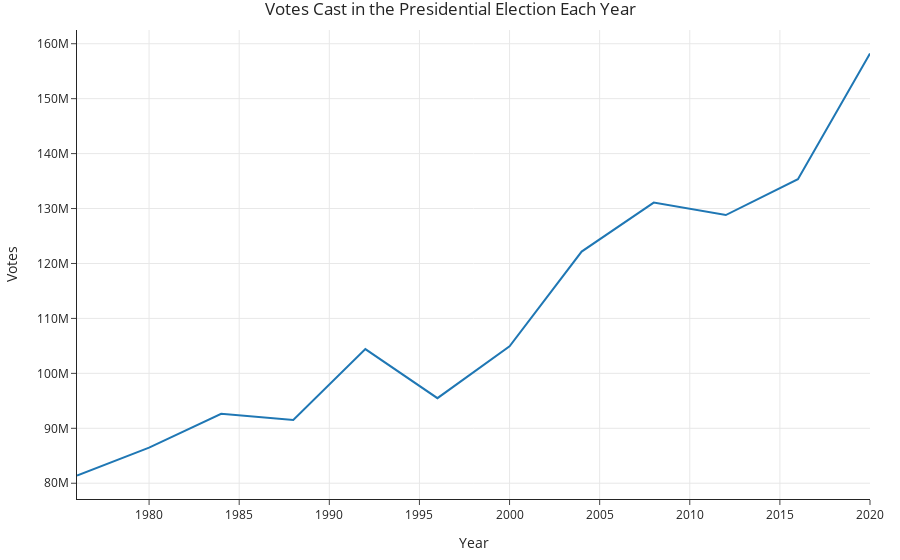

The notebook cell saved with this chart:
### Markdown cell above
If you answered Question 1.2 correctly, then below, you should see a line chart depicting the number of votes cast each `'year'`.

### Code cell
(
    votes_per_year
    .plot(kind='line', title='Votes Cast in the Presidential Election Each Year')
    .update_layout(xaxis_title='Year', yaxis_title='Votes', showlegend=False)
)

### Figure 1 — Plotly figure (JSON) as saved in the notebook; plotly's stock layout.template omitted (floating-point values rounded to 4 significant figures)
{"data": [{"hovertemplate": "variable=votes<br>year=%{x}<br>value=%{y}<extra></extra>", "legendgroup": "votes", "line": {"color": "#1F77B4", "dash": "solid"}, "marker": {"symbol": "circle"}, "mode": "lines", "name": "votes", "orientation": "v", "showlegend": true, "type": "scatter", "x": [1976, 1980, 1984, 1988, 1992, 1996, 2000, 2004, 2008, 2012, 2016, 2020], "xaxis": "x", "y": [81400304, 86477435, 92640132, 91496698, 104418327, 95486860, 104911114, 122161457, 131090435, 128811137, 135344878, 158228801], "yaxis": "y"}], "layout": {"legend": {"title": {"text": "variable"}, "tracegroupgap": 0}, "showlegend": false, "title": {"text": "Votes Cast in the Presidential Election Each Year"}, "xaxis": {"anchor": "y", "domain": [0, 1], "title": {"text": "Year"}}, "yaxis": {"anchor": "x", "domain": [0, 1], "title": {"text": "Votes"}}}}
